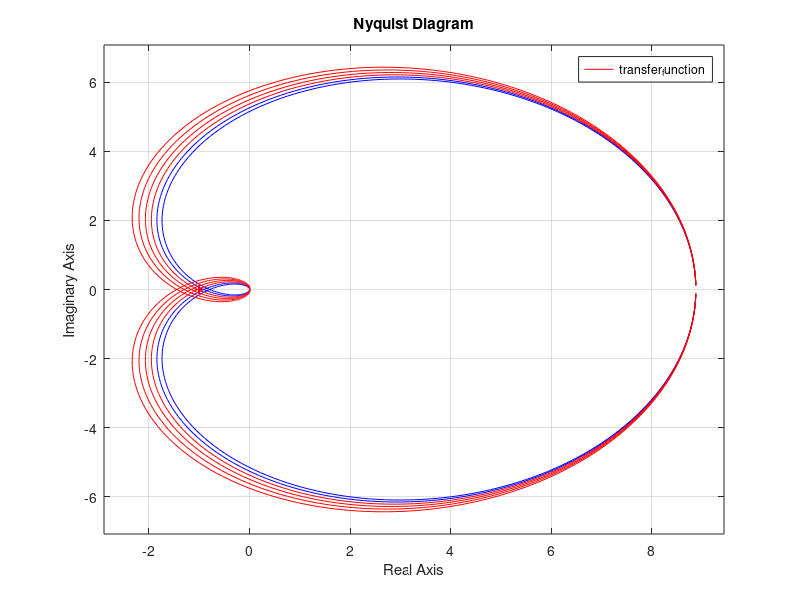

The MATLAB source for this figure:
%values
m=1486;
Iz=1034;
Iy=166;
W=25*1000;
ky=1.561*10^6;
k_sai = 2.12*10^6;
cy=0;
c_sai = 0;
r0=0.5;
l=0.835;
lambda0=0.1174;
eps0=6.423;
delta0=0.02754;
sigma=0.0508;
f11=7.44*10^6;
f22=6.79*10^6;
f23=13.7*10^3;
g=9.8;

N0= W*g/4;
kappa = delta0*(1-f23/(N0*r0));
Ky = ky + (2*N0*eps0/l)*(1-f23/(N0*r0));
K_sai = k_sai + (2*N0*l)*(-delta0+f23/(N0*l));

V_values = [70, 75, 80, 85, 90, 95];

for V = V_values

    term1_num = [(-2*f23/V + Iy*kappa*V/(r0*l)), 2*f22];
    term1_denum = [m, 2*f22/V, Ky];
    term2_num = [-2*f23/V + Iy*delta0*V/(r0*l) ,2*f11*lambda0*l/r0];
    term2_denum = [Iz, 2*f11*(l^2)/V, K_sai];
    
    term1 = tf(term1_num, term1_denum);
    term2 = tf(term2_num, term2_denum);
    transfer_function = term1*term2;

    poles = pole(transfer_function);
    poles_RHP = poles(real(poles)>0);
    n_poles_RHP = length(poles_RHP);
    
    if V>79
        color = 'r';
    else 
        color = 'b';
    end
    nyquist(transfer_function, color);
    grid on;
    hold on

end
